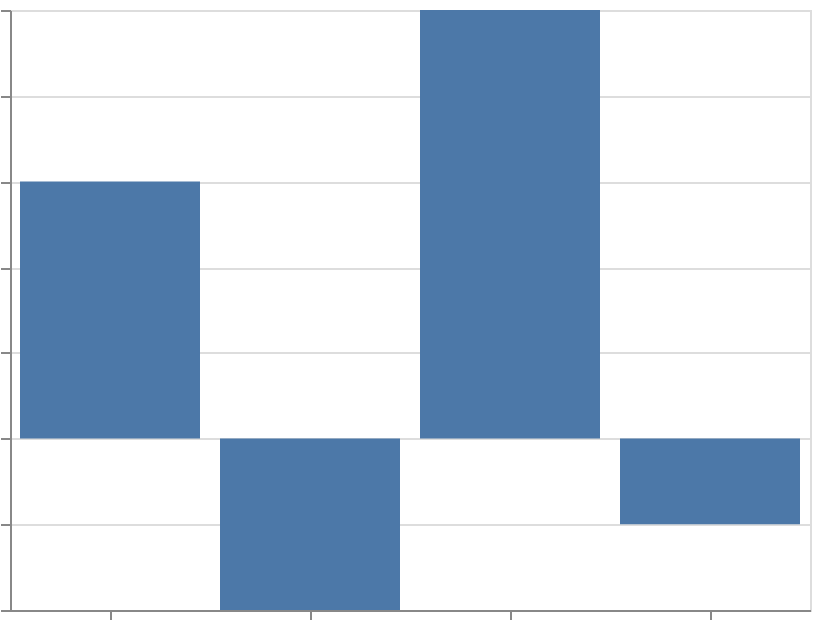

Source (Vega-Lite JSON):
### Vega-Lite specification from a JSON file in a GitHub repository (floating-point values rounded to 4 significant figures)
{"$schema": "https://vega.github.io/schema/vega-lite/v6.json", "width": 400, "height": 300, "padding": 5, "autosize": "none", "data": {"name": "table", "values": [{"cat": "A", "val": 3}, {"cat": "B", "val": -2}, {"cat": "C", "val": 5}, {"cat": "D", "val": -1}]}, "mark": "bar", "encoding": {"x": {"field": "cat", "type": "nominal"}, "y": {"field": "val", "type": "quantitative"}}}
